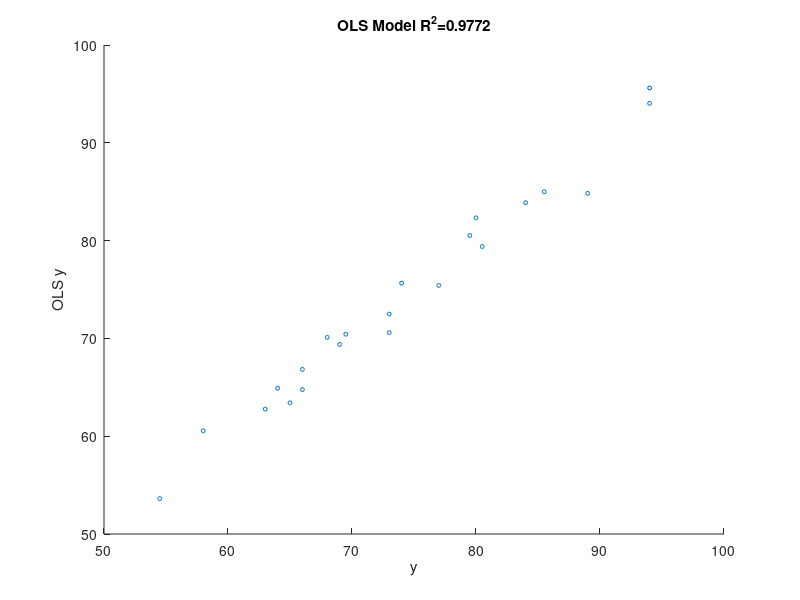
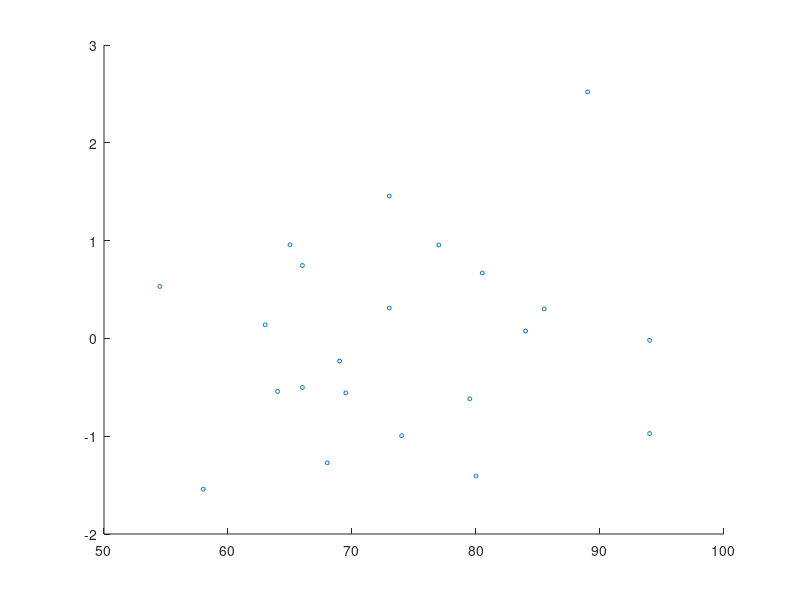

Here is the MATLAB script that generated these plots, in order: (Note: this script raises an error after producing the figures.)
%Alexandros Fotiadis AEM:10392
% Exercise 6.6

clc;
clear;
close all;

% Linear regression model using OLS, PCR, PLS, RR, LASSO, stepwise
% regression
physical_data = importdata('physical.txt');
data = physical_data;
var_names = char('Mass','Fore','Bicep','Chest','Neck','Shoulder', ...
    'Waist','Height','Calf','Thigh','Head');
y = data(:,1);
x = data(:,2:end);
n = length(y);
p = size(x,2);
alpha = 0.05;
zc = norminv(1-alpha/2);

% Centering the data
mux = mean(x);
xc = x - repmat(mux,n,1);
muy = mean(y);
yc = y - muy;

TSS = sum((y-muy).^2);
[u,sigma,v] = svd(xc,'econ');

% Ordinary Least Squares - OLS
bOLS = v * inv(sigma) * u' * yc;
bOLS = [muy - mux*bOLS; bOLS];
yOLS = [ones(n,1) x] * bOLS; 
resOLS = y-yOLS;
RSS_OLS = sum(resOLS.^2);
r2OLS = 1 - RSS_OLS/TSS;
% Scatter plot observed vs OLS calculated y
figure();
scatter(y,yOLS,8);
xlabel('y');
ylabel('OLS y');
title(sprintf('OLS Model R^2=%.4f',r2OLS));
% Standardized error
alpha = 0.05;
zc = norminv(1-alpha/2);
figure();
scatter(y,resOLS/std(resOLS),8);
hold on;
yline(zc,'r-.');
yline(-zc,'r-.');
xlabel('y');
ylabel('Standardized error');
title('OLS standardized errors');

% Principal Component Regression - PCR
d = 2;                  % dimension reduction
lambda = zeros(p,1);
lambda(1:d) = 1;
bPCR = v * diag(lambda) * inv(sigma) * u'* yc;
bPCR = [muy - mux*bPCR; bPCR];
yPCR = [ones(n,1) x] * bPCR;
resPCR = y - yPCR;
RSS_PCR = sum(resPCR.^2);
r2PCR = 1 - RSS_PCR/TSS;
figure();
scatter(y,yPCR,8);
xlabel('y');
ylabel('PCR y');
title(sprintf('PCR Model R^2=%.4f',r2PCR));
figure();
scatter(y,resPCR/std(resPCR),8);
hold on
yline(zc,'r-.');
yline(-zc,'r-.');
xlabel('y');
ylabel('Standardized error');
title('PCR standardized errors');

% Principal Least Squares - PLS
[Xl,Yl,Xscores,Yscores,bPLS] = plsregress(x,y,d);
yPLS = [ones(n,1) x]*bPLS;
resPLS = y - yPLS;
RSS_PLS = sum(resPLS.^2);
r2PLS = 1 - RSS_PLS/TSS;
figure();
scatter(y,yPLS,8);
xlabel('y');
ylabel('PLS y');
title(sprintf('PLS Model R^2=%.4f',r2PLS));
figure();
scatter(y,resPLS/std(resPLS),8);
hold on;
yline(zc,'r-.');
yline(-zc,'r-.');
xlabel('y');
ylabel('Standardized error');
title('PLS standardized errors');

% Ridge regression
mu = RSS_OLS/(n-p);
sig = diag(sigma);
lambda = sig.^2 ./ (sig.^2 + mu);
bRR = v * diag(lambda) * inv(sigma) * u'* yc;
bRR = [muy - mux*bRR; bRR];
yRR = [ones(n,1) x] * bRR; 
resRR = y - yRR;
RSS_RR = sum(resRR.^2);
r2RR = 1 - RSS_RR/TSS;
figure();
scatter(y,yRR,8);
xlabel('y');
ylabel('RR y');
title(sprintf('RR Model R^2=%.4f',r2RR));
figure();
scatter(y,resRR/std(resRR),8);
hold on
yline(zc,'r-.');
yline(-zc,'r-.');
xlabel('y');
ylabel('Standardized error');
title('RR standardized errors');

% LASSO
[bL,fitinfo] = lasso(xc,yc);
lassoPlot(bL,fitinfo,'PlotType','Lambda','XScale','log');
lambda = 0.5;
[lmin, ilmin] = min(abs(fitinfo.Lambda - lambda));
bLASSO = bL(:,ilmin);
bLASSO = [muy - mux*bLASSO; bLASSO];
yLASSO = [ones(n,1) x] * bLASSO;
resLASSO = y - yLASSO;
RSS_LASSO = sum(resLASSO.^2);
r2LASSO = 1 - RSS_LASSO/TSS;
figure();
scatter(y,yLASSO,8);
hold on;
xlabel('y')
ylabel('LASSO y')
title(sprintf('LASSO Model R^2=%.4f',r2LASSO));
figure();
scatter(y,resLASSO/std(resLASSO),8);
hold on;
yline(zc,'r-.');
yline(-zc,'r-.');
xlabel('y');
ylabel('Standardized error');
title('LASSO standardized errors');

% Stepwise regression model
[bs,sebs,~,finalmodel,stats]=stepwisefit(x,y,'Display','off');
bs = [stats.intercept;bs];
model_vars = find(finalmodel==1);
bSTEP = bs.*transpose([1 finalmodel]);
ySTEP = [ones(n,1) x] * bSTEP;
resSTEP = y-ySTEP;
RSS_STEP = sum(resSTEP.^2);
r2STEP = 1 - RSS_STEP/TSS;
figure();
scatter(y,ySTEP,8);
xlabel('y');
ylabel('Stepwise y');
title(sprintf('Stepwise Model R^2=%.4f',r2STEP));
figure();
scatter(y,resSTEP/std(resSTEP),8);
hold on;
yline(zc,'r-.');
yline(-zc,'r-.');
xlabel('y');
ylabel('Standardized error');
title('Stepwise standardized errors');

% Coefficients
fprintf('\t\t OLS \t\t PCR \t\t PLS \t\t RR \t\t LASSO \t\t STEP\n');
fprintf('Constant \t %5.3f \t %5.3f \t %5.3f \t %5.3f \t %5.3f \t %5.3f \n',...
    bOLS(1),bPCR(1),bPLS(1),bRR(1),bLASSO(1),bSTEP(1));
for i=2:p+1
    fprintf('%s \t %5.3f \t\t %5.3f \t\t %5.3f \t\t %5.3f \t\t %5.3f \t\t %5.3f\n',...
        var_names(i,:),bOLS(i),bPCR(i),bPLS(i),bRR(i),bLASSO(i),bSTEP(i));
end